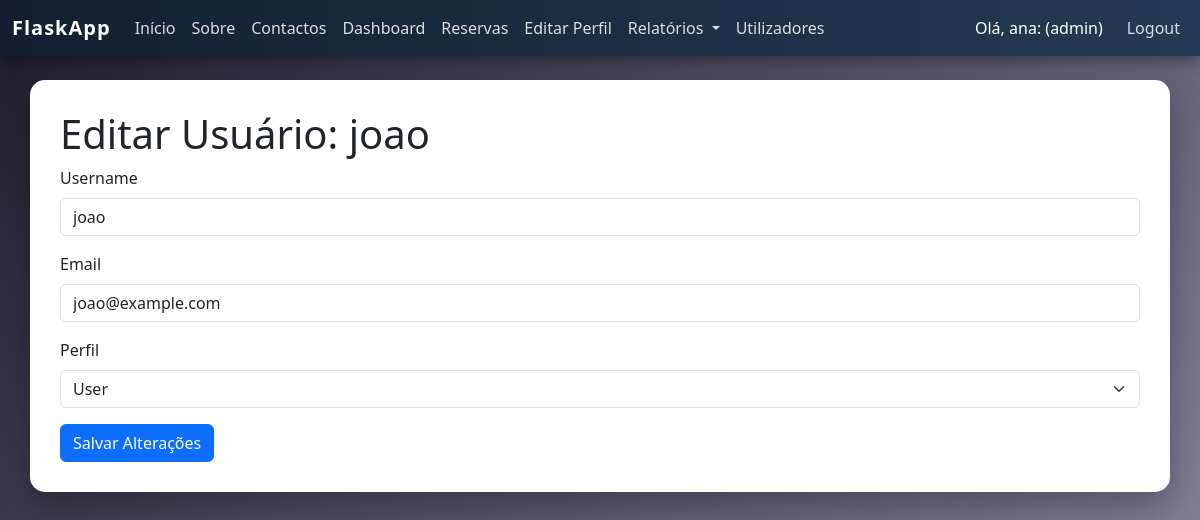
Screenshot of /users/edit/2 (signed in) with the database file from the repository.
### tables this page shows
CREATE TABLE users (
    id INTEGER PRIMARY KEY AUTOINCREMENT,
    username TEXT UNIQUE NOT NULL,
    email TEXT UNIQUE NOT NULL,
    password TEXT NOT NULL,
    perfil TEXT NOT NULL DEFAULT "user"
);

### app.py (the view)
@app.route("/users/edit/<int:id>")
@admin_required
def edit_user(id):
    db = get_db()
    user = db.execute("SELECT * FROM users WHERE id=?", (id,)).fetchone()
    return render_template("edit_user.html", user=user)

### app.py (called while the page is built)
@app.context_processor
def inject_recursos_dropdown():
    db = get_db()
    recursos = db.execute("SELECT * FROM recursos ORDER BY nome").fetchall()
    return {"recursos_dropdown": recursos}

def admin_required(f):
    @wraps(f)
    def wrapper(*args, **kwargs):
        if "user_id" not in session:
            return redirect("/login")
        if session.get("perfil") != "admin":
            session["msg"] = "Acesso restrito a administradores."
            return redirect("/reservas")
        return f(*args, **kwargs)
    return wrapper

def get_db():
    if "db" not in g:
        g.db = sqlite3.connect("database.db")
        g.db.row_factory = sqlite3.Row
    return g.db

### Templates/edit_user.html (shortened to what this page needs)
{% extends "base.html" %}
{% block content %}
    <h1>Editar Usuário: {{ user.username }}</h1>
    <form method="POST">
        <div class="mb-3">
            <label for="username" class="form-label">Username</label>
            <input type="text" class="form-control" id="username" name="username" value="{{ user.username }}" required>
        </div>
        <div class="mb-3">
            <label for="email" class="form-label">Email</label>
            <input type="email" class="form-control" id="email" name="email" value="{{ user.email }}" required>
        </div>
        <div class="mb-3">
            <label for="perfil" class="form-label">Perfil</label>
            <select class="form-select" id="perfil" name="perfil">
                <option value="user" {% if user.perfil == "user" %}selected{% endif %}>User</option>
            </select>
        </div>
        <button type="submit" class="btn btn-primary">Salvar Alterações</button>
    </form>
{% endblock %}

### Static/css/style.css (style rules this page uses)
body { background: linear-gradient(135deg,#1f1c2c,#928dab); font-family: 'Segoe UI', Tahoma, Geneva, Verdana, sans-serif; min-height:100vh; }

### rows the page displays
users: username "joao", email "joao@example.com", perfil "User"

### other values shown
{{ session.username }} "ana"
{{ session.perfil }} "admin"
